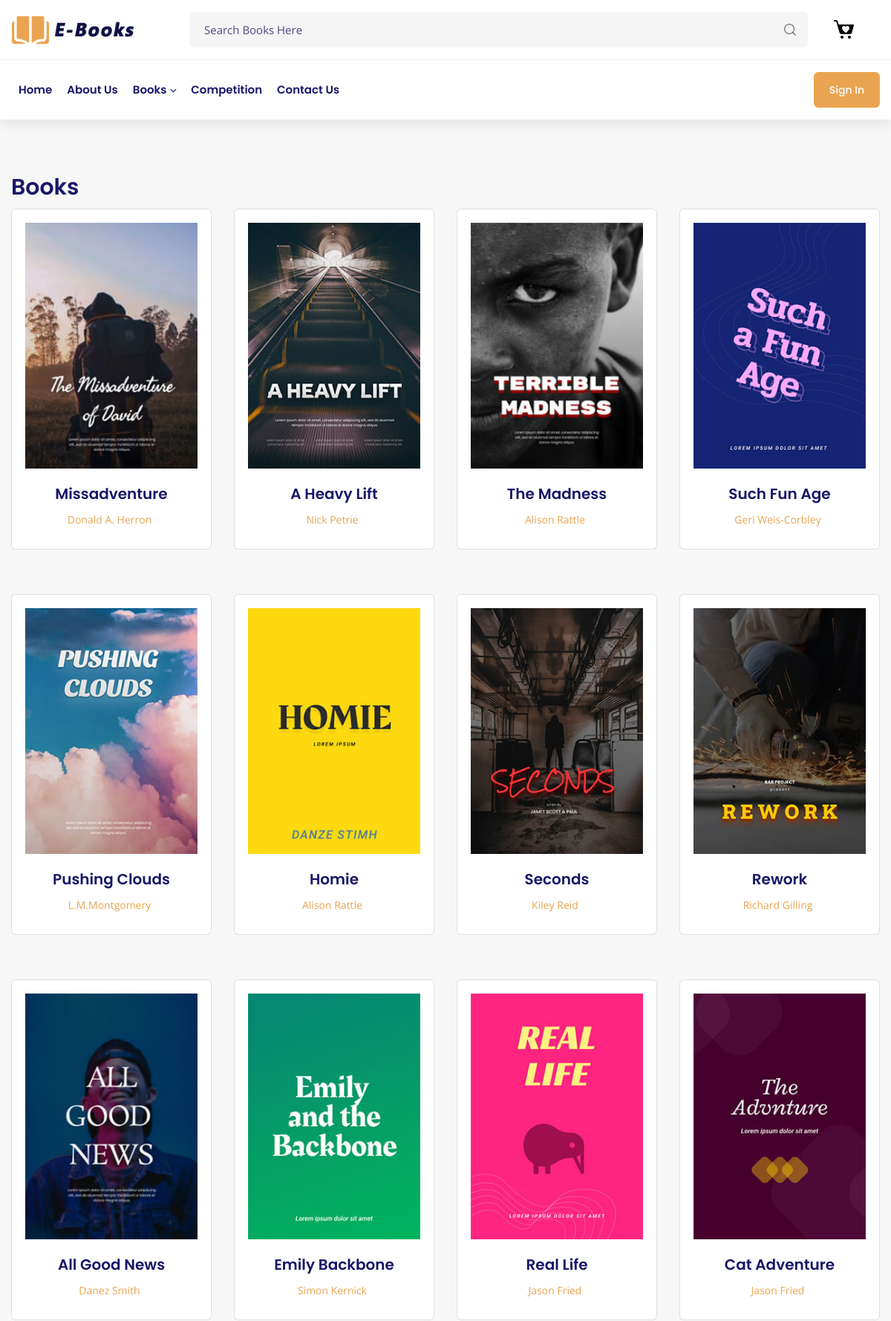
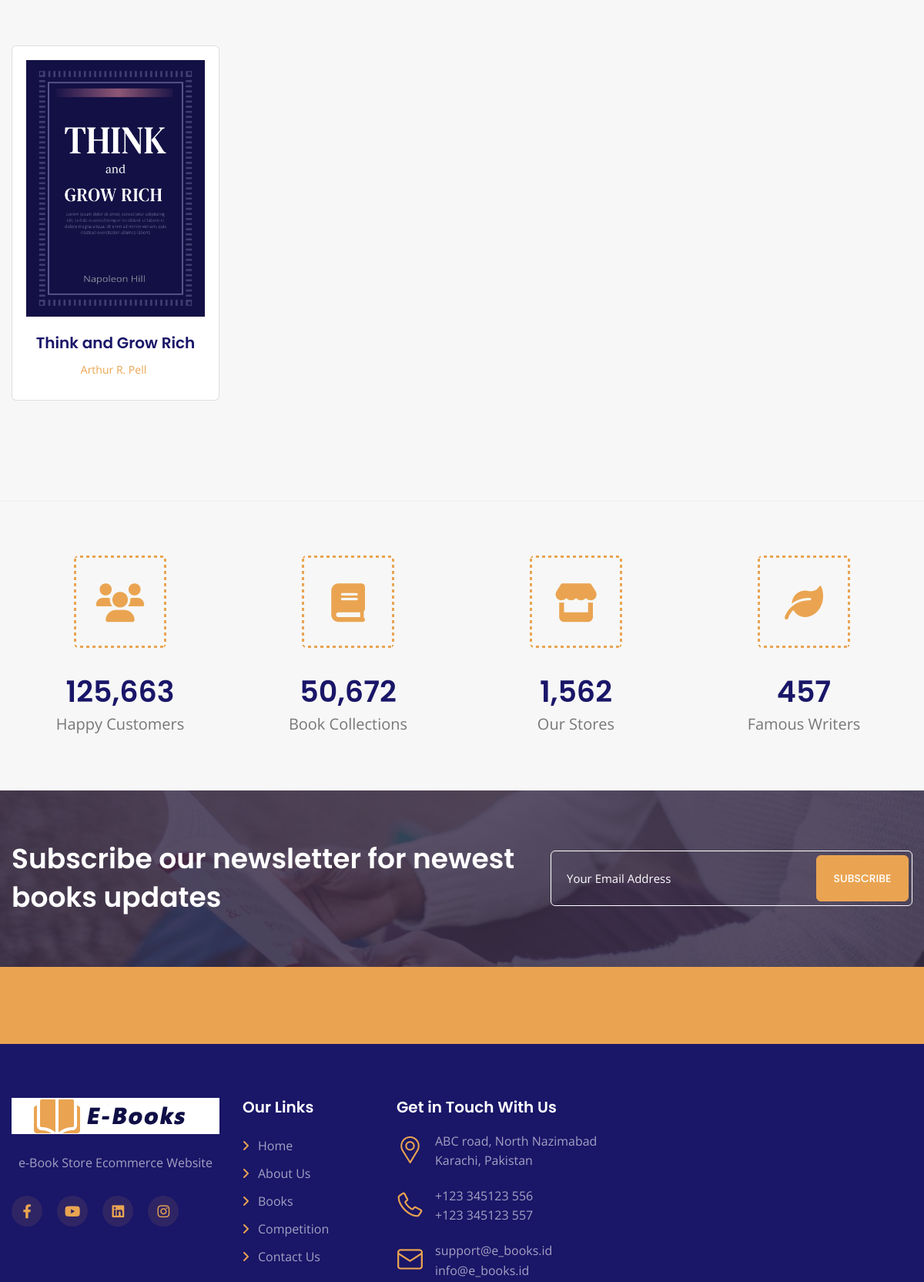
The page /books.php (upper part) on the database its author committed (2 pictures, top to bottom).
### tables this page shows
CREATE TABLE `books` (
  `b_id` int(10) NOT NULL,
  `b_name` varchar(50) NOT NULL,
  `b_details` text NOT NULL,
  `bs_details` text NOT NULL,
  `b_price` double NOT NULL,
  `b_img` varchar(500) NOT NULL,
  `g_id` int(11) DEFAULT NULL,
  `author` varchar(50) NOT NULL,
  `publisher` varchar(50) NOT NULL,
  `b_year` int(10) NOT NULL
);

### books.php (the view, shortened to what this page needs)
<?php
include('db_conn.php');
if(isset($_GET['id']))
{
	$query = "select * from books where g_id=".$_GET['id'];
	$rawdata = mysqli_query($conn,$query);
}
else
{
	$query = "select * from books";
$rawdata = mysqli_query($conn,$query);
}
?>
<!DOCTYPE html>
<html lang="en">
<head>
	<link rel="stylesheet" type="text/css" href="css/style.css">
	<link rel="stylesheet" type="text/css" href="icons/fontawesome/css/all.min.css">
	<link rel="stylesheet" type="text/css" href="vendor/bootstrap-select/dist/css/bootstrap-select.min.css">
	<link rel="stylesheet" type="text/css" href="vendor/swiper/swiper-bundle.min.css">
</head>
<body>
<div class="page-wraper">
		<?php
		include('nav.php');
		?>
	<div class="page-content bg-grey">
		<section class="content-inner-1 border-bottom">
			<div class="container">
				<div class="d-flex justify-content-between align-items-center">
					<h3 class="title">Books</h3>
				</div>
				<div class="row book-grid-row">
				<?php
				if(mysqli_num_rows($rawdata) > 0)
				{
				while($row = mysqli_fetch_assoc($rawdata))
				{
				?>
			<div class="col-book style-1">
						<div class="dz-shop-card style-1">
							<div class="dz-media">
							<a href="books-detail.php?id=<?= $row['b_id']; ?>"><img src="admin/<?php echo ($row['b_img']); ?>"
                             alt="User"></a>
							</div>
							<div class="dz-content">
								<h5 class="title"><a href="books-grid-view.html"><?= $row['b_name']; ?></a></h5>
								<ul class="dz-tags">
									<li><a href="books-grid-view.html"><?= $row['author']; ?></a></li>
								</ul>
							</div>
						</div>
					</div>
				<?php
				}
			}
			else
			{
				echo "<center><h4>No Books in this Category</h4></center>";
			}
				?>
				</div>
			</div>
		</section>
		<section class="content-inner">
			<div class="container">
				<div class="row sp15">
					<div class="col-lg-3 col-md-6 col-sm-6 col-6">
						<div class="icon-bx-wraper style-2 m-b30 text-center">
							<div class="icon-bx-lg">
								<i class="fa-solid fa-users icon-cell"></i>
							</div>
							<div class="icon-content">
								<h2 class="dz-title counter m-b0">125,663</h2>
								<p class="font-20">Happy Customers</p>
							</div>
						</div>
					</div>
					<div class=" col-lg-3 col-md-6 col-sm-6 col-6">
						<div class="icon-bx-wraper style-2 m-b30 text-center">
							<div class="icon-bx-lg">
								<i class="fa-solid fa-book icon-cell"></i>
							</div>
							<div class="icon-content">
								<h2 class="dz-title counter m-b0">50,672</h2>
								<p class="font-20">Book Collections</p>
							</div>
						</div>
					</div>
					<div class="col-lg-3 col-md-6 col-sm-6 col-6">
						<div class="icon-bx-wraper style-2 m-b30 text-center">
							<div class="icon-bx-lg">
								<i class="fa-solid fa-store icon-cell"></i>
							</div>
							<div class="icon-content">
								<h2 class="dz-title counter m-b0">1,562</h2>
								<p class="font-20">Our Stores</p>
							</div>
						</div>
					</div>
					<div class="col-lg-3 col-md-6 col-sm-6 col-6">
						<div class="icon-bx-wraper style-2 m-b30 text-center">
							<div class="icon-bx-lg">
								<i class="fa-solid fa-leaf icon-cell"></i>
							</div>
							<div class="icon-content">
								<h2 class="dz-title counter m-b0">457</h2>
								<p class="font-20">Famous Writers</p>
							</div>
						</div>
					</div>
				</div>
			</div>
		</section>
		<section class="py-5 newsletter-wrapper" style="background-image: url('images/background/bg1.jpg'); background-size: cover;">
			<div class="container">
				<div class="subscride-inner">
					<div class="row style-1 justify-content-xl-between justify-content-lg-center align-items-center text-xl-start text-center">
						<div class="col-xl-7 col-lg-12">
							<div class="section-head mb-0">
								<h2 class="title text-white my-lg-3 mt-0">Subscribe our newsletter for newest books updates</h2>
							</div>
						</div>
						<div class="col-xl-5 col-lg-6">
							<form class="dzSubscribe style-1" action="https://bookland.dexignzone.com/xhtml/script/mailchamp.php" method="post">
								<div class="form-group">
									<div class="input-group mb-0">
										<input name="dzEmail" required="required" type="email" class="form-control bg-transparent text-white" placeholder="Your Email Address">
										<div class="input-group-addon">
											<button name="submit" value="Submit" type="submit" class="btn btn-primary btnhover">
												<span>SUBSCRIBE</span>
											</button>
										</div>
									</div>
								</div>
							</form>
						</div>
					</div>
				</div>
			</div>
		</section>
	</div>
		<?php
		include('footer.php');
		?>
</div>
</body>
</html>

### rows shown on the page
books: b_img (picture), b_name "Missadventure", author "Donald A. Herron"
books: b_img (picture), b_name "A Heavy Lift", author "Nick Petrie"
books: b_img (picture), b_name "The Madness", author "Alison Rattle"
books: b_img (picture), b_name "Such Fun Age", author "Geri Weis-Corbley"
books: b_img (picture), b_name "Pushing Clouds", author "L.M.Montgomery"
books: b_img (picture), b_name "Homie", author "Alison Rattle"
books: b_img (picture), b_name "Seconds", author "Kiley Reid"
books: b_img (picture), b_name "Rework", author "Richard Gilling"
books: b_img (picture), b_name "All Good News", author "Danez Smith"
books: b_img (picture), b_name "Emily Backbone", author "Simon Kernick"
books: b_img (picture), b_name "Real Life", author "Jason Fried"
books: b_img (picture), b_name "Cat Adventure", author "Jason Fried"
books: b_img (picture), b_name "Think and Grow Rich", author "Arthur R. Pell"
